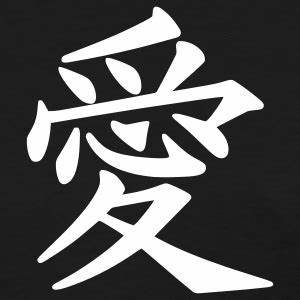
#> input picture images/japan_letter.jpg, 300 x 300 px
$ python operasi_morfologi.py
#> lines starting #> are read from the running program, lines starting #| are printed output that depends on the picture
import cv2
import numpy as np

img = cv2.imread('images/japan_letter.jpg')
#> img is the input picture: shape (300, 300, 3); min 0, max 255, mean 87
cv2.imshow('Gambar Original', img)

kernel = np.ones((5,5), np.uint8)
erosion = cv2.erode(img, kernel, iterations=1)
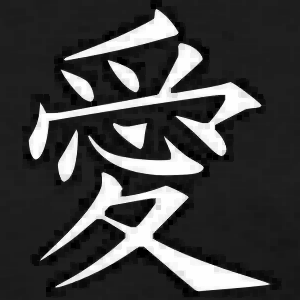
#> erosion: shape (300, 300, 3); min 0, max 254, mean 64.2

cv2.imshow('Erosion', erosion)

dilation = cv2.dilate(img, kernel, iterations=1)
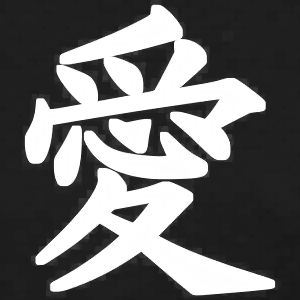
#> dilation: shape (300, 300, 3); min 24, max 255, mean 107.8
cv2.imshow('Dilasi', dilation)

kernel1 = np.ones((3,3), np.uint8)
opening = cv2.morphologyEx(img, cv2.MORPH_OPEN, kernel1)
closing = cv2.morphologyEx(img, cv2.MORPH_CLOSE, kernel)
cv2.imshow('Opening', opening)
cv2.imshow('Closing', closing)

gradient = cv2.morphologyEx(img, cv2.MORPH_GRADIENT, kernel)
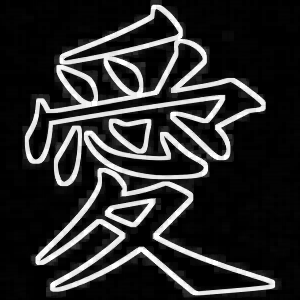
#> gradient: shape (300, 300, 3); min 0, max 255, mean 43.6
cv2.imshow('Gradient', gradient)

cv2.waitKey(0)
cv2.destroyAllWindows()
